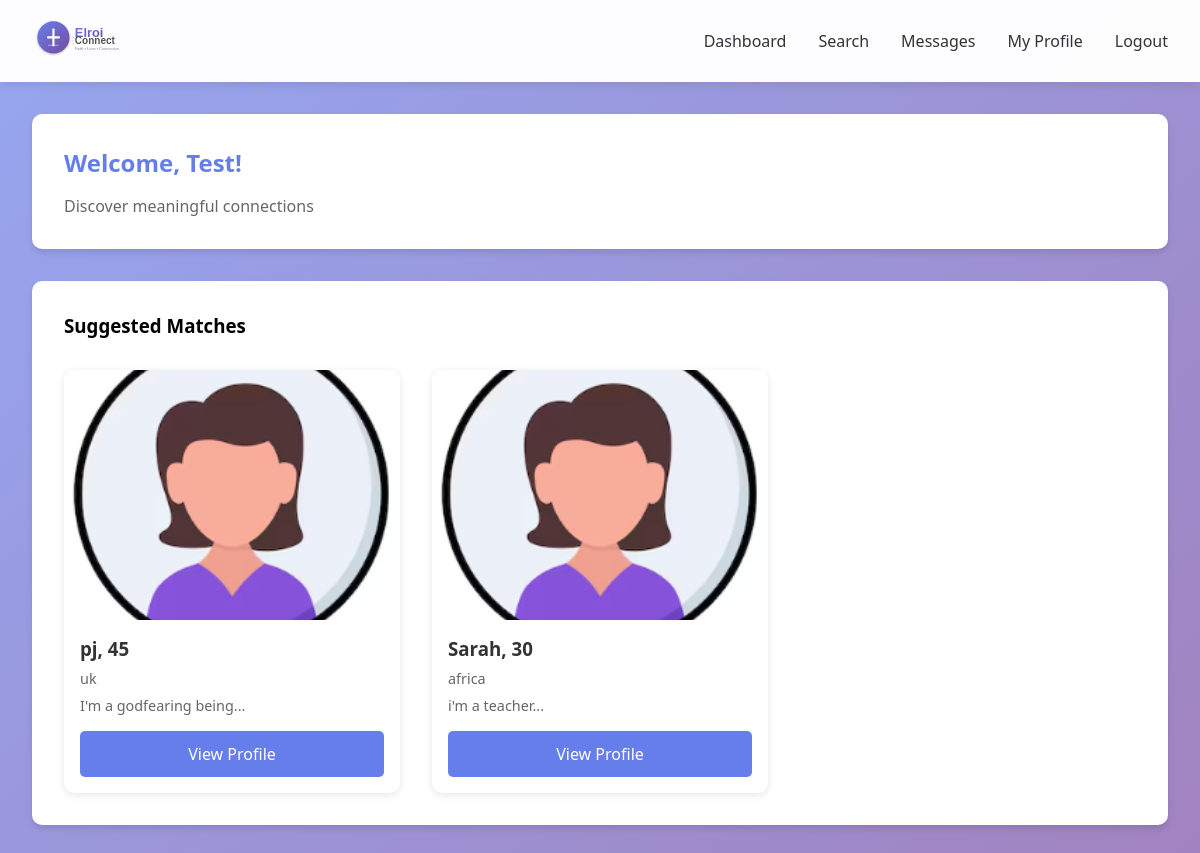
/dashboard (signed in), run on an earlier commit of the app's database.
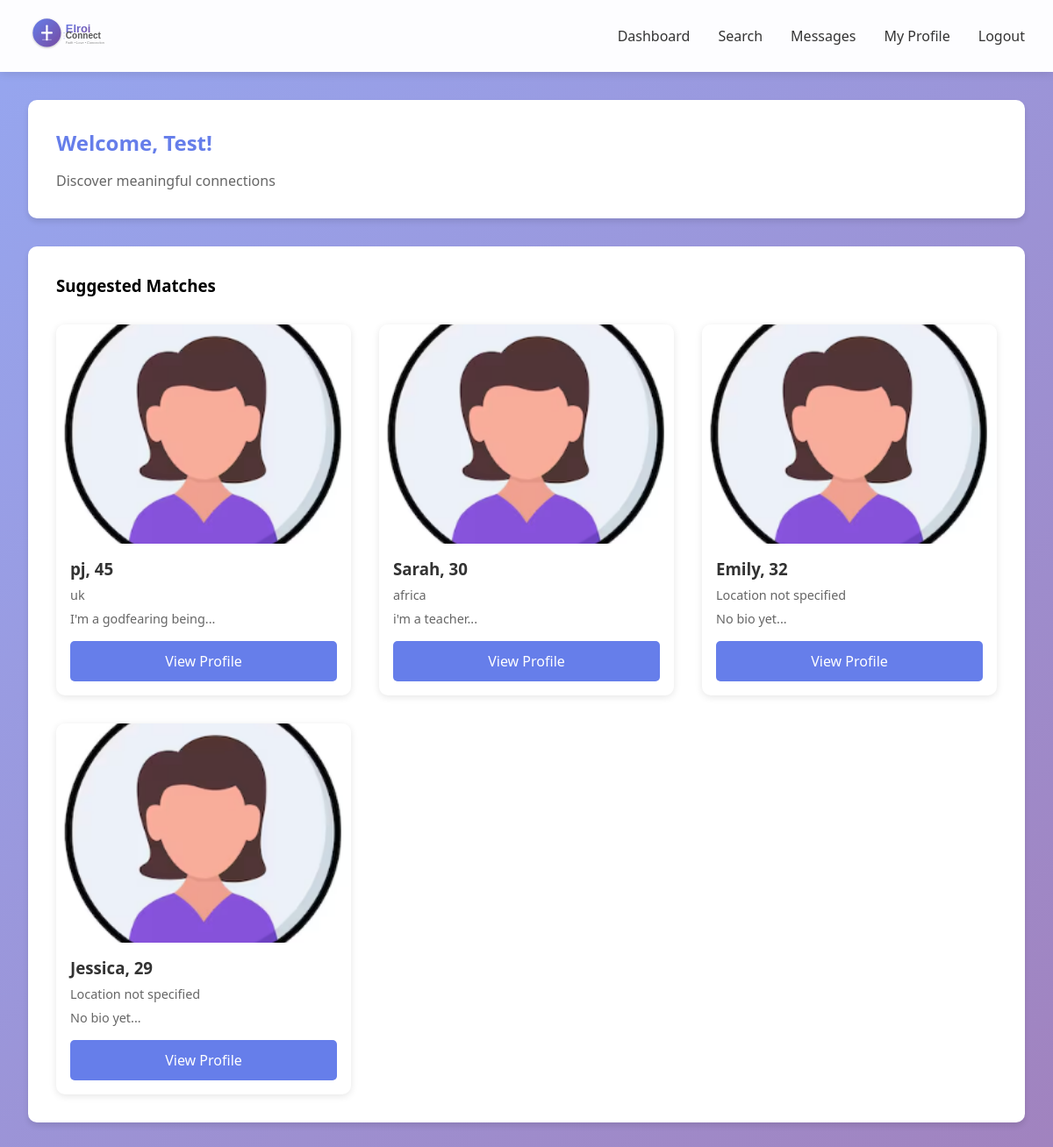
And on a later commit of the database.
### app.py (models this page shows)
class User(db.Model):
    id = db.Column(db.Integer, primary_key=True)
    email = db.Column(db.String(120), unique=True, nullable=False)
    password_hash = db.Column(db.String(200), nullable=False)
    first_name = db.Column(db.String(50), nullable=False)
    last_name = db.Column(db.String(50), nullable=False)
    gender = db.Column(db.String(20), nullable=False)
    date_of_birth = db.Column(db.Date, nullable=False)
    bio = db.Column(db.Text)
    profile_photo = db.Column(db.String(200))
    location = db.Column(db.String(100))
    denomination = db.Column(db.String(100))
    interests = db.Column(db.Text)
    looking_for = db.Column(db.String(50))
    created_at = db.Column(db.DateTime, default=datetime.utcnow)
    is_active = db.Column(db.Boolean, default=True)
    videos_watched = db.Column(db.Integer, default=0)
    sent_messages = db.relationship('Message', foreign_keys='Message.sender_id', backref='sender', lazy='dynamic')
    received_messages = db.relationship('Message', foreign_keys='Message.receiver_id', backref='receiver', lazy='dynamic')

### app.py (the view)
@app.route('/dashboard')
@login_required
def dashboard():
    user = User.query.get(session['user_id'])
    if user.gender == 'Male':
        matches = User.query.filter_by(gender='Female', is_active=True).filter(User.id != user.id).limit(10).all()
    else:
        matches = User.query.filter_by(gender='Male', is_active=True).filter(User.id != user.id).limit(10).all()
    return render_template('dashboard.html', user=user, matches=matches, now=datetime.now())

### app.py (called while the page is built)
def login_required(f):
    @wraps(f)
    def decorated_function(*args, **kwargs):
        if 'user_id' not in session:
            flash('Please log in to access this page.', 'warning')
            return redirect(url_for('login'))
        return f(*args, **kwargs)
    return decorated_function

### templates/dashboard.html
{% extends "base.html" %}
{% block content %}
<div class="card">
    <h2 style="color: #667eea; margin-bottom: 1rem;">Welcome, {{ user.first_name }}!</h2>
    <p style="color: #666;">Discover meaningful connections</p>
</div>
<div class="card">
    <h3 style="margin-bottom: 1.5rem;">Suggested Matches</h3>
    <div class="profile-grid">
        {% for match in matches %}
        <div class="profile-card">
            {% if match.profile_photo %}
            <img src="{{ url_for('static', filename='uploads/' + match.profile_photo) }}" alt="{{ match.first_name }}" style="width: 100%; height: 250px; object-fit: cover;">
            {% else %}
            <img src="{{ url_for('static', filename='default-male.png' if match.gender == 'Male' else 'default-female.png') }}" alt="{{ match.first_name }}" style="width: 100%; height: 250px; object-fit: cover;">
            {% endif %}
            <div class="profile-card-content">
                <h3>{{ match.first_name }}, {{ (now.year - match.date_of_birth.year) if match.date_of_birth else 'N/A' }}</h3>
                <p>{{ match.location or 'Location not specified' }}</p>
                <p style="margin-top: 0.5rem;">{{ match.bio[:100] if match.bio else 'No bio yet' }}...</p>
                <a href="{{ url_for('view_profile', user_id=match.id) }}" class="btn btn-primary" style="width: 100%; margin-top: 1rem; text-align: center;">View Profile</a>
            </div>
        </div>
        {% else %}
        <p>No matches available at the moment.</p>
        {% endfor %}
    </div>
</div>
{% endblock %}

### templates/base.html (shortened to what this page needs)
<!DOCTYPE html>
<html lang="en">
<head>
</head>
<body>
    <nav class="navbar">
        <div class="navbar-content">
            {% block navbar_logo %}
            <a href="/" class="logo">
                <img src="{{ url_for('static', filename='logo.svg') }}" alt="ElroiConnect Logo">
            </a>
            {% endblock %}
            <ul class="nav-links">
                {% if session.user_id %}
                    <li><a href="{{ url_for('dashboard') }}">Dashboard</a></li>
                    <li><a href="{{ url_for('search') }}">Search</a></li>
                    <li><a href="{{ url_for('messages') }}">Messages</a></li>
                    <li><a href="{{ url_for('view_profile', user_id=session.user_id) }}">My Profile</a></li>
                    <li><a href="{{ url_for('logout') }}">Logout</a></li>
                {% else %}
                    <li><a href="{{ url_for('login') }}">Login</a></li>
                    <li><a href="{{ url_for('intro_videos') }}">Register</a></li>
                {% endif %}
            </ul>
        </div>
    </nav>
    <div class="container">
        {% block content %}{% endblock %}
    </div>
</body>
</html>

### templates/base.html (style rules this page uses)
* { margin: 0; padding: 0; box-sizing: border-box; }
body { font-family: 'Segoe UI', Tahoma, Geneva, Verdana, sans-serif; background: linear-gradient(135deg, rgba(102, 126, 234, 0.7) 0%, rgba(118, 75, 162, 0.7) 100%), url('https://images.unsplash.com/photo-1522673607200-164d1b6ce486?q=80&w=2070') center/cover no-repeat fixed; min-height: 100vh; position: relative; }
body::before { content: ''; position: fixed; top: 0; left: 0; width: 100%; height: 100%; background: rgba(255, 255, 255, 0.02); pointer-events: none; z-index: 0; }
.navbar { background: rgba(255, 255, 255, 0.98); padding: 1rem 2rem; box-shadow: 0 2px 10px rgba(0,0,0,0.1); position: relative; z-index: 100; backdrop-filter: blur(10px); }
.navbar-content { max-width: 1200px; margin: 0 auto; display: flex; justify-content: space-between; align-items: center; position: relative; }
.logo { font-size: 1.5rem; font-weight: bold; color: #667eea; text-decoration: none; display: flex; align-items: center; gap: 10px; }
.logo img { height: 50px; width: auto; }
.nav-links { display: flex; gap: 2rem; list-style: none; }
.nav-links a { color: #333; text-decoration: none; transition: color 0.3s; }
.container { max-width: 1200px; margin: 2rem auto; padding: 0 2rem; position: relative; z-index: 1; }
.card { background: white; border-radius: 10px; padding: 2rem; box-shadow: 0 4px 6px rgba(0,0,0,0.1); margin-bottom: 2rem; }
.btn { padding: 0.75rem 1.5rem; border: none; border-radius: 5px; cursor: pointer; font-size: 1rem; transition: all 0.3s; text-decoration: none; display: inline-block; }
.btn-primary { background: #667eea; color: white; }
.profile-grid { display: grid; grid-template-columns: repeat(auto-fill, minmax(250px, 1fr)); gap: 2rem; margin-top: 2rem; }
.profile-card { background: white; border-radius: 10px; overflow: hidden; box-shadow: 0 2px 8px rgba(0,0,0,0.1); transition: transform 0.3s; }
.profile-card img { width: 100%; height: 250px; object-fit: cover; display: block; }
.profile-card-content { padding: 1rem; }
.profile-card h3 { margin-bottom: 0.5rem; color: #333; }
.profile-card p { color: #666; font-size: 0.9rem; }

What changed in the data, as far as the page shows it:
added User: first_name "Emily", date_of_birth "32", location "Location not specified", bio "No bio yet"
added User: first_name "Jessica", date_of_birth "29", location "Location not specified", bio "No bio yet"
